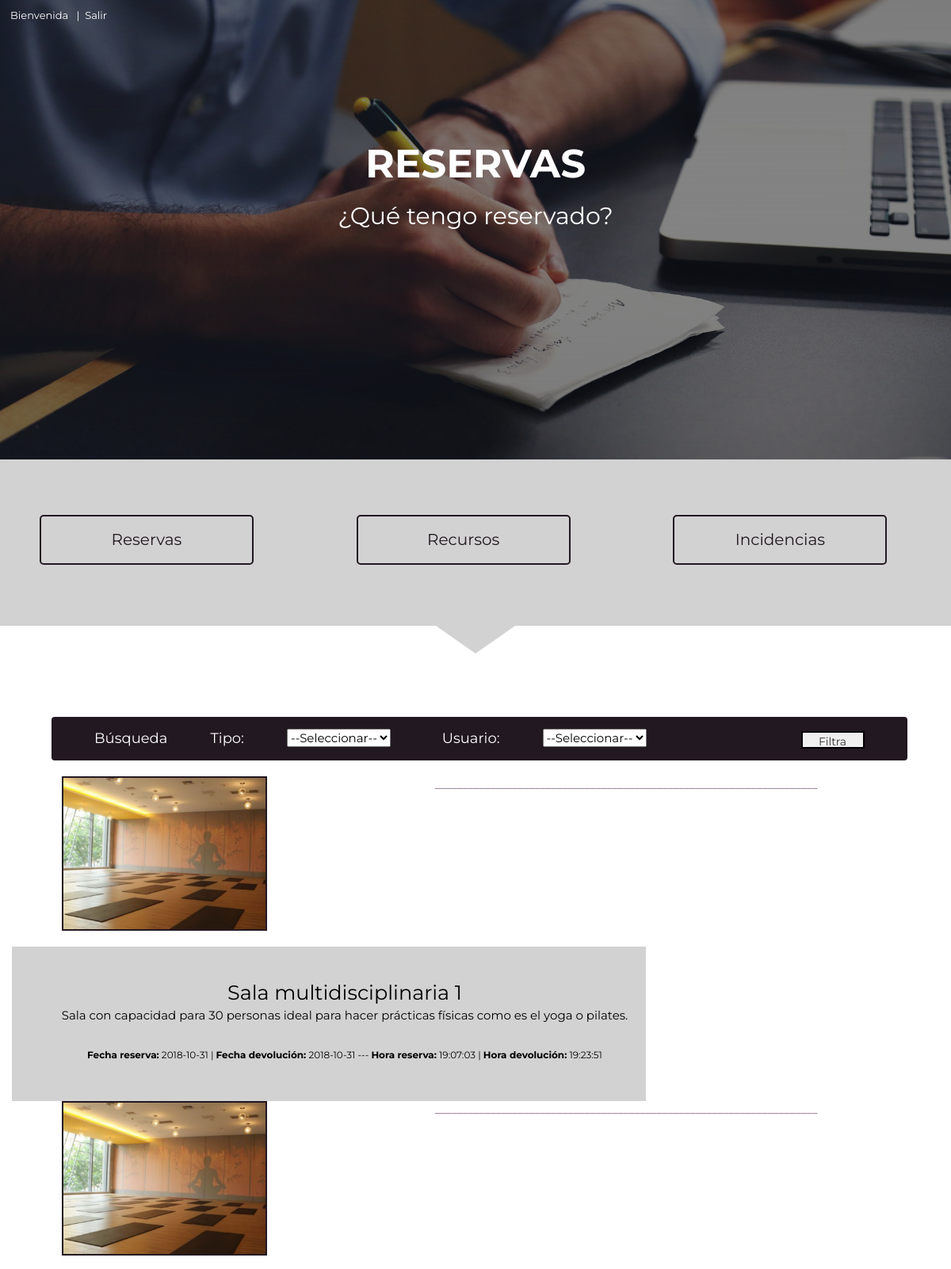
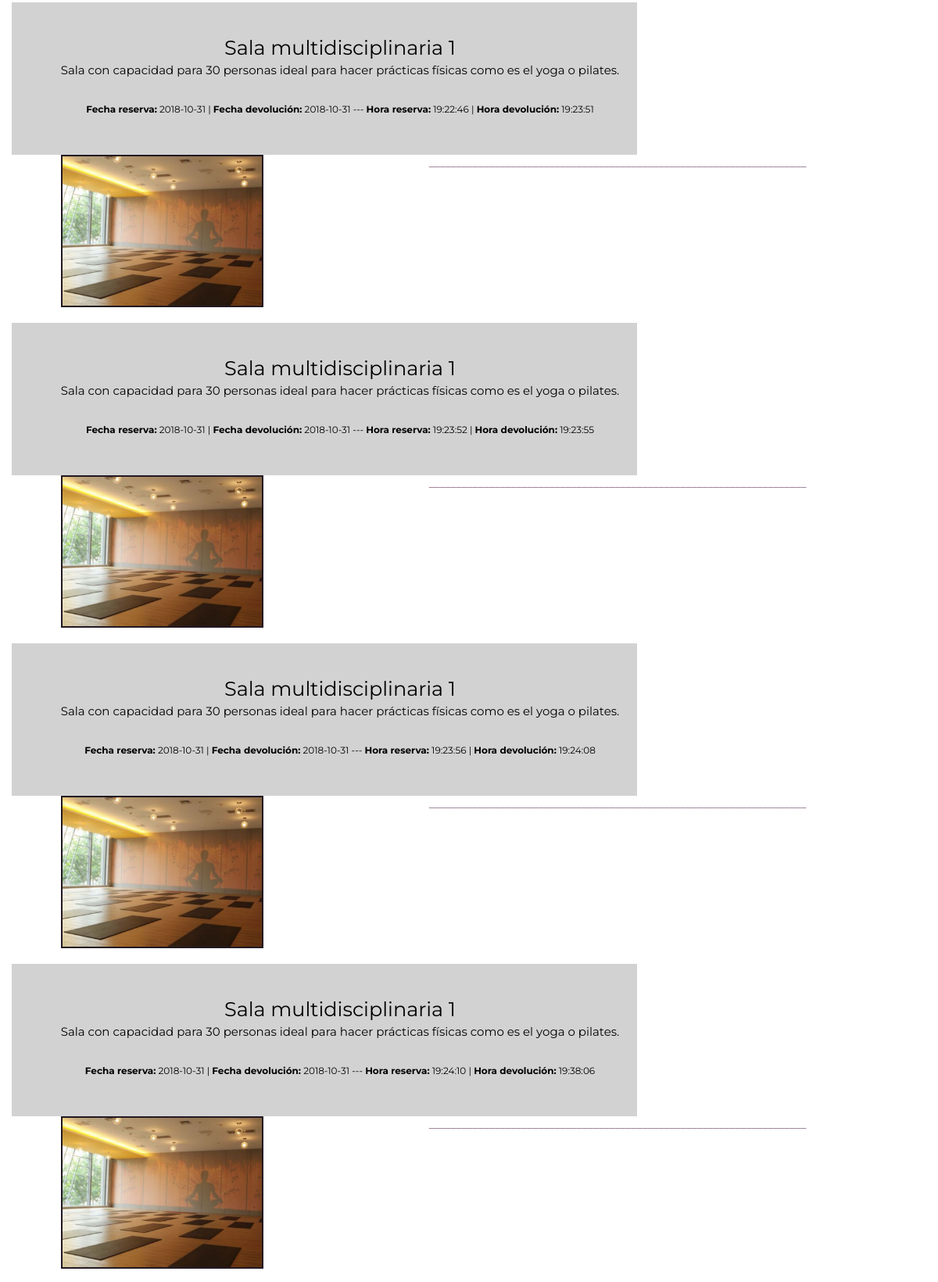
The page /reservas.php (upper part) on the database its author committed (2 pictures, top to bottom).
### tables this page shows
CREATE TABLE `tbl_reserva` (
  `id_reserva` int(11) NOT NULL,
  `id_recurso` int(11) DEFAULT NULL,
  `id_usuario` int(11) DEFAULT NULL,
  `f_inici` date NOT NULL,
  `f_devol` date NOT NULL,
  `h_ini` time NOT NULL,
  `h_devol` time NOT NULL,
  `incidencia` int(11) DEFAULT NULL
);

CREATE TABLE `tbl_recurso` (
  `id_recurso` int(11) NOT NULL,
  `nombre_recurso` char(30) DEFAULT NULL,
  `disponible` int(3) DEFAULT NULL,
  `id_tipus_recurso` int(11) DEFAULT NULL,
  `Descripcion` varchar(255) DEFAULT NULL,
  `Imagen` varchar(100) NOT NULL
);

### html/functions.php (called while the page is built, shortened)
<?php
function sexo($id_perfil){
  include "BBDD.php";
  $sql = "SELECT sexo FROM tbl_usuario WHERE id_usuario='".$id_perfil."' LIMIT 1 ";
  $qry_sql=mysqli_fetch_array(mysqli_query($con,$sql))[0];
  if($qry_sql=="M"){
    $es="Bienvenido";
    return $es;
  }else{
    $es="Bienvenida";
    return $es;
  }
}
?>

### html/reservas.php (the view, shortened to what this page needs)
<?php
  include "head.php";
?>
      <div class="header-reserva">
        <div class="nombre-usu">
          <p><?php session_start(); echo sexo(get_perfil($_SESSION['id_usuario']));?>&nbsp;&nbsp;<?php  echo get_nom_perfil(get_perfil($_SESSION['id_usuario'])); ?> |&nbsp; <a style="color: white;" href="index.php?s=1">Salir</a></p>
        </div>
        <div class="titulo-header text-center">
            <p style="font-size:50px;"><strong>RESERVAS</strong></p>
            <p style="font-size:30px;">¿Qué tengo reservado?</p>
        </div>
      </div>
      <div class="btn-menu text-center">
        <div class="row">
            <div class="col-sm-4">
                <a class="btn-1" href="reservas.php">Reservas</a></div>
            <div class="col-sm-4">
                <a class="btn-2" href="recursos.php">Recursos</a></div>
            <div class="col-sm-4">
                <a class="btn-3" href="incidencias.php">Incidencias</a></div>
        </div>
      </div>
    <div class="sep">
      <div class="row">
          <div class="col-sm-6 sep-de"></div>
          <div class="col-sm-6 sep-iz"></div>
      </div>
    </div>
    <div class="cuerpo">
      <div class="filtro">
        <form action="reservas.php" method="post">
            <p class="letrafiltro">Búsqueda<div class="tipo">Tipo:</div></p>
            <div class="options2">
              <select name="tiporecurso">
                  <option value="0" selected="selected">--Seleccionar--</option>
              </select>
            </div>
            <p class="letrafiltro"><div class="estado">Usuario: </div></p>
            <div class="options2">
              <select name="nombre">
                  <option value="0" selected>--Seleccionar--</option>
              </select>
            </div>
          <div class="filtra">
              <input type="submit" name="enviar" value="Filtra" style=" float: left; margin-top: -10%; margin-left: 272px; border: 2px black solid; width: 80px; height: 22px; z-index: -1">
          </div>
        </form>
      </div>
      <div class="consultas-recursos">
          <?php
             if(isset($_REQUEST['enviar'])){
            $tiporecurso=$_REQUEST['tiporecurso'];
            if($tiporecurso==0){
              $where="";
            }else{
              $where="tbl_recurso.id_tipus_recurso=$tiporecurso &&";
            }
            $nombre=$_REQUEST['nombre'];
            if($nombre==0){
              $where1="";
            }else{
              $where2="tbl_reserva.id_usuario=$nombre &&";
            }
             $sql="SELECT * FROM tbl_recurso inner join tbl_reserva on tbl_recurso.id_recurso=tbl_reserva.id_recurso where $where1 $where  tbl_recurso.disponible=1";
          }else{
            $sql="SELECT * FROM tbl_recurso inner join tbl_reserva on tbl_recurso.id_recurso=tbl_reserva.id_recurso where disponible=1";
          }
            $qry_sql=mysqli_query($con, $sql);
            while($row=mysqli_fetch_array($qry_sql)){
          ?>
            <div class="col-sm-12">
                      <div class="col-sm-4 tbl-imagen-reserva" style="background-color: inherit;">
                        <?php
                          echo '<img height="195px;" style="border: 2px solid #221821;" src="../BBDD/imagenes_recursos/'.$row['Imagen'].'">';
                          ?>
                      </div>
                      <div class="col-sm-8 tbl-txt" style="background-color: #d2d2d2;">
                        <div class="nom-recurso">
                        <?php
                          echo $row['nombre_recurso'];
                        ?>
                        </div>
                        <div class="desc-recurso">
                        <?php
                          echo $row['Descripcion'];
                        ?>
                        </div>
                        <br>
                        <div class="fecha-recurso">
                        <?php
                          echo "<strong>Fecha reserva:</strong> ".$row['f_inici'];
                          echo " | ";
                          echo "<strong>Fecha devolución:</strong> ".$row['f_devol'];
                          echo " --- ";
                          echo "<strong>Hora reserva:</strong> ".$row['h_ini'];
                          echo " | ";
                          echo "<strong>Hora devolución:</strong> ".$row['h_devol'];
                        ?>
                        </div>
                      </div>
                <p class="separacion">_____________________________________________________________________</p>
            </div>
        <?php
          }
        ?>
      </div>
    </div>

### css/header.css (style rules this page uses)
body { margin: 0px; font-family: 'Montserrat', sans-serif; }
a { text-decoration: none!important; }
.header-reserva { height: 580px; width: 100%; margin-top: 0%; position: absolute; background: url(../img/reserva.png) center; background-size: cover; }
.titulo-header { background-color: none; font-family: 'Montserrat', sans-serif; color: white; padding-top: 11%; padding-bottom: 11%; text-align: center; text-decoration: none; }
.nombre-usu { font-family: 'Montserrat', sans-serif; color: white; font-size: 13px; margin-left: 13px; margin-top: 10px; }
.btn-menu { background-color: #d2d2d2; height: 210px; width: 100%; margin-top: 580px; position: absolute; }
.col-sm-4 { width: 32.5%!important; display: flex; justify-content: center; background-color: #d2d2d2; }
.btn-1,.btn-2,.btn-3 { font-family: 'Montserrat', sans-serif; width: 270px; margin-top: 70px; justify-content: center; border: 2px solid #221821; border-radius: 5px; color: #221821; background-color: #d2d2d2; font-size: 20px; padding: 15px 30px; }
.sep { background-color: #d2d2d2; padding-top: 765px; }
.sep-de { width: 50%; height: 60px; border-right: 50px solid transparent; border-bottom: 35px solid white; }
.sep-iz { width: 50%; height: 60px; border-left: 50px solid transparent; border-bottom: 35px solid white; }
.cuerpo { font-family: 'Montserrat', sans-serif; width: 100%; height: 100%; }
.consultas-recursos { margin-top: 20px; }
.tbl-imagen-reserva { padding-top: 0px; padding-bottom: 20px; padding-left: 20px!important; }
.tbl-txt { padding-top: 20px; padding-bottom: 40px; padding-left: 55px!important; width: 800px!important; }
.nom-recurso { color: black; text-align: center; padding-top: 20px; font-size: 25.5px; }
.desc-recurso { color: black; text-align: center; font-size: 15px; }
.fecha-recurso { color: black; text-align: center; padding: 10px; font-size: 12px; }
.separacion { text-align: center; color: #714b6d; }
.filtro { font-family: 'Montserrat', sans-serif; width: 90%; height: 55px; border-radius: 4px; margin-left: 65px; margin-top: 80px; background-color: #221821; }
.letrafiltro { font-family: 'Montserrat'; font-size: 18px; margin-left: 5%; margin-top: 15px; color: white; float: left; }
.options2 { margin-top: 15px; margin-left: 5%; float: left; font-family: 'Montserrat'; font-size: 15px; float: left; color: black; }
.tipo { font-family: 'Montserrat'; font-size: 18px; color: white; margin-left: 5%; margin-top: 15px; float: left; }
.estado { font-family: 'Montserrat'; font-size: 18px; color: white; margin-left: 1%; margin-top: 15px; float: left; }
.filtra { float: left; margin-top: 15px; margin-left: 10%; }

### rows shown on the page
tbl_reserva: id_recurso.Imagen (picture), id_recurso.nombre_recurso "Sala multidisciplinaria 1", id_recurso.Descripcion "Sala con capacidad para 30 personas ideal para hacer prácticas físicas como es el yoga o pilates.", f_inici "2018-10-31", f_devol "2018-10-31", h_ini "19:07:03", h_devol "19:23:51"
tbl_reserva: id_recurso.Imagen (picture), id_recurso.nombre_recurso "Sala multidisciplinaria 1", id_recurso.Descripcion "Sala con capacidad para 30 personas ideal para hacer prácticas físicas como es el yoga o pilates.", f_inici "2018-10-31", f_devol "2018-10-31", h_ini "19:22:46", h_devol "19:23:51"
tbl_reserva: id_recurso.Imagen (picture), id_recurso.nombre_recurso "Sala multidisciplinaria 1", id_recurso.Descripcion "Sala con capacidad para 30 personas ideal para hacer prácticas físicas como es el yoga o pilates.", f_inici "2018-10-31", f_devol "2018-10-31", h_ini "19:23:52", h_devol "19:23:55"
tbl_reserva: id_recurso.Imagen (picture), id_recurso.nombre_recurso "Sala multidisciplinaria 1", id_recurso.Descripcion "Sala con capacidad para 30 personas ideal para hacer prácticas físicas como es el yoga o pilates.", f_inici "2018-10-31", f_devol "2018-10-31", h_ini "19:23:56", h_devol "19:24:08"
tbl_reserva: id_recurso.Imagen (picture), id_recurso.nombre_recurso "Sala multidisciplinaria 1", id_recurso.Descripcion "Sala con capacidad para 30 personas ideal para hacer prácticas físicas como es el yoga o pilates.", f_inici "2018-10-31", f_devol "2018-10-31", h_ini "19:24:10", h_devol "19:38:06"
tbl_reserva: id_recurso.Imagen (picture)

### other values the page prints
sexo(get_perfil($_SESSION['id_usuario'])) "Bienvenida"
